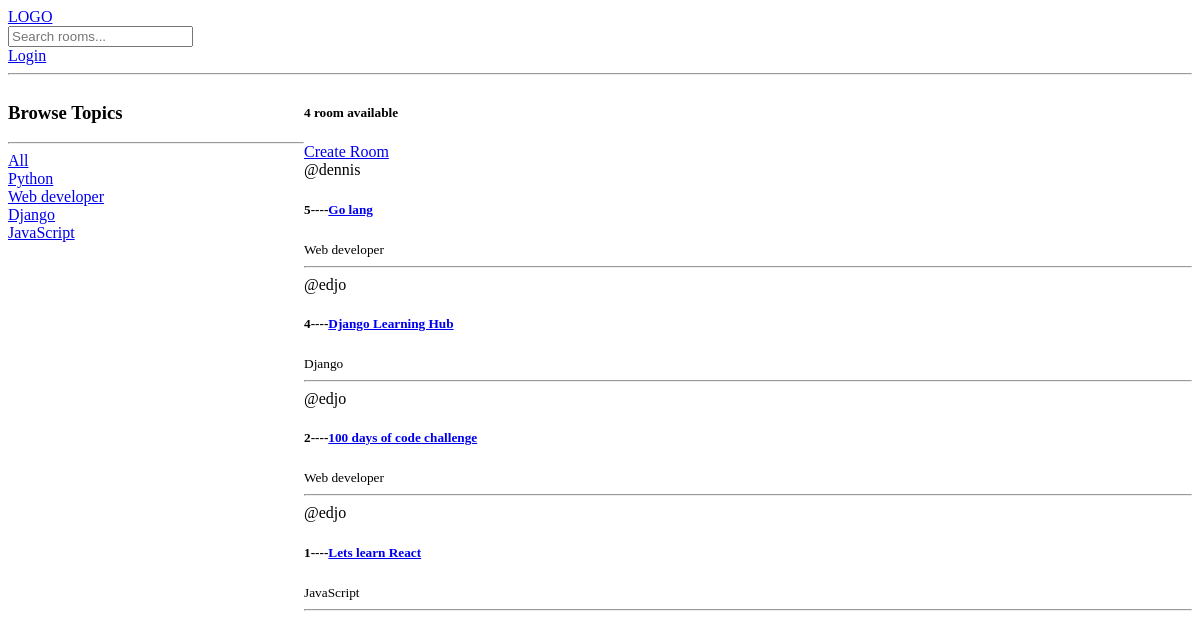
Before: / with the older database file.
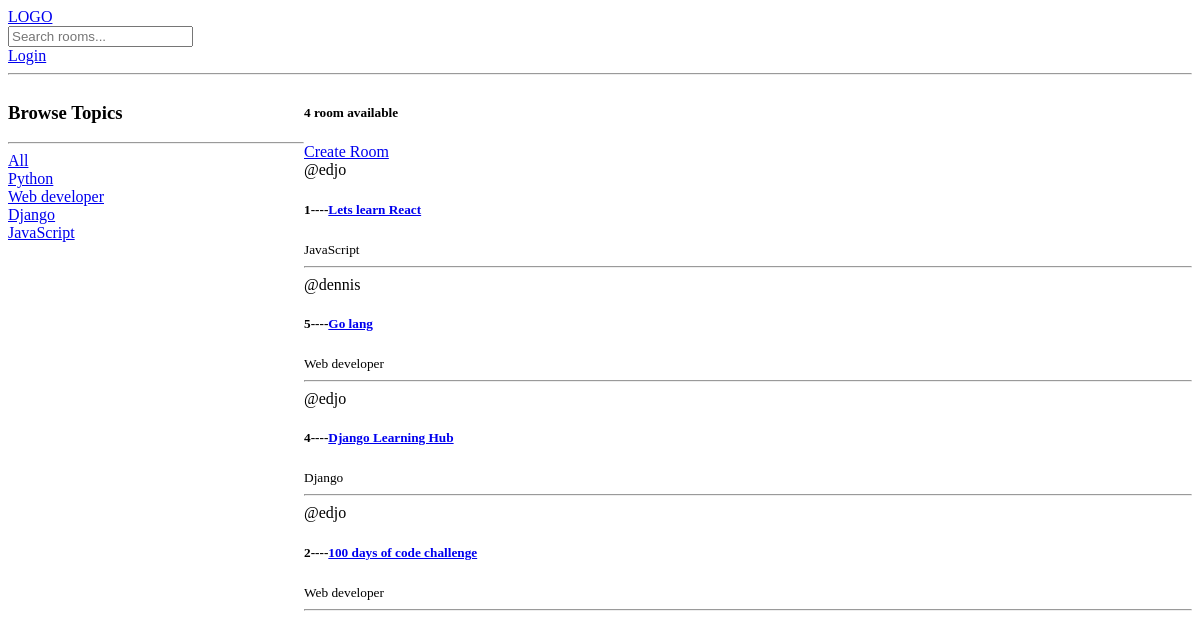
After: the same page with the newer database file.
### base/models.py (models this page shows, shortened)
class Topic(models.Model):
    name=models.CharField(max_length=200)
    def __str__(self):
        return self.name

class Room(models.Model):
    host=models.ForeignKey(User,on_delete=SET_NULL,null=True)
    topic=models.ForeignKey(Topic,on_delete=CASCADE,null=True)
    name=models.CharField(max_length=200)
    description=models.TextField(null=True,blank=True)
    updated=models.DateTimeField(auto_now=True)
    created=models.DateTimeField(auto_now_add=True)
    class Meta:
        ordering=['-updated','-created']

### base/views.py (the view)
# urls.py: path('',views.home,name='home'),
def home(request):
    q=request.GET.get('q') if request.GET.get('q')!=None else ''
    rooms=Room.objects.filter(
        Q(topic__name__icontains=q) |
        Q(name__icontains=q) |
        Q(description__icontains=q)
        )
    room_count=rooms.count()
    topics=Topic.objects.all()
    context={'rooms':rooms,'topics':topics,'room':room_count}
    return render(request,'base/home.html',context)

### base/templates/base/home.html (shortened to what this page needs)
{% extends 'main.html' %}
{% block content%}
<div class=" home-container">
    <div>
        <h3>Browse Topics</h3>
        <hr>
        <div>
            <a href="{% url 'home' %}">All</a><br>
        </div>
        {% for topic in topics%}
        <div>
            <a href="{% url 'home' %}?q={{topic.name}}">{{topic.name}}</a><br>
        </div>
        {% endfor %}
    </div>
    <div>
        <h5>{{room}} room available</h5>
    <a href="{% url 'create-room' %}">Create Room</a>
    <div>
        {% for room in rooms%}
        <div>
            <span>@{{room.host.username}}</span>
            <h5>{{room.id}}----<a href="{% url 'room' room.id %}">{{room.name}}</a></h5>
            <small>{{room.topic}}</small>
            <hr>
        </div>
        {%endfor%}
    </div>
</div>
</div>
{% endblock %}

Changed rows visible on the page:
changed Room "Lets learn React": moves up the list
